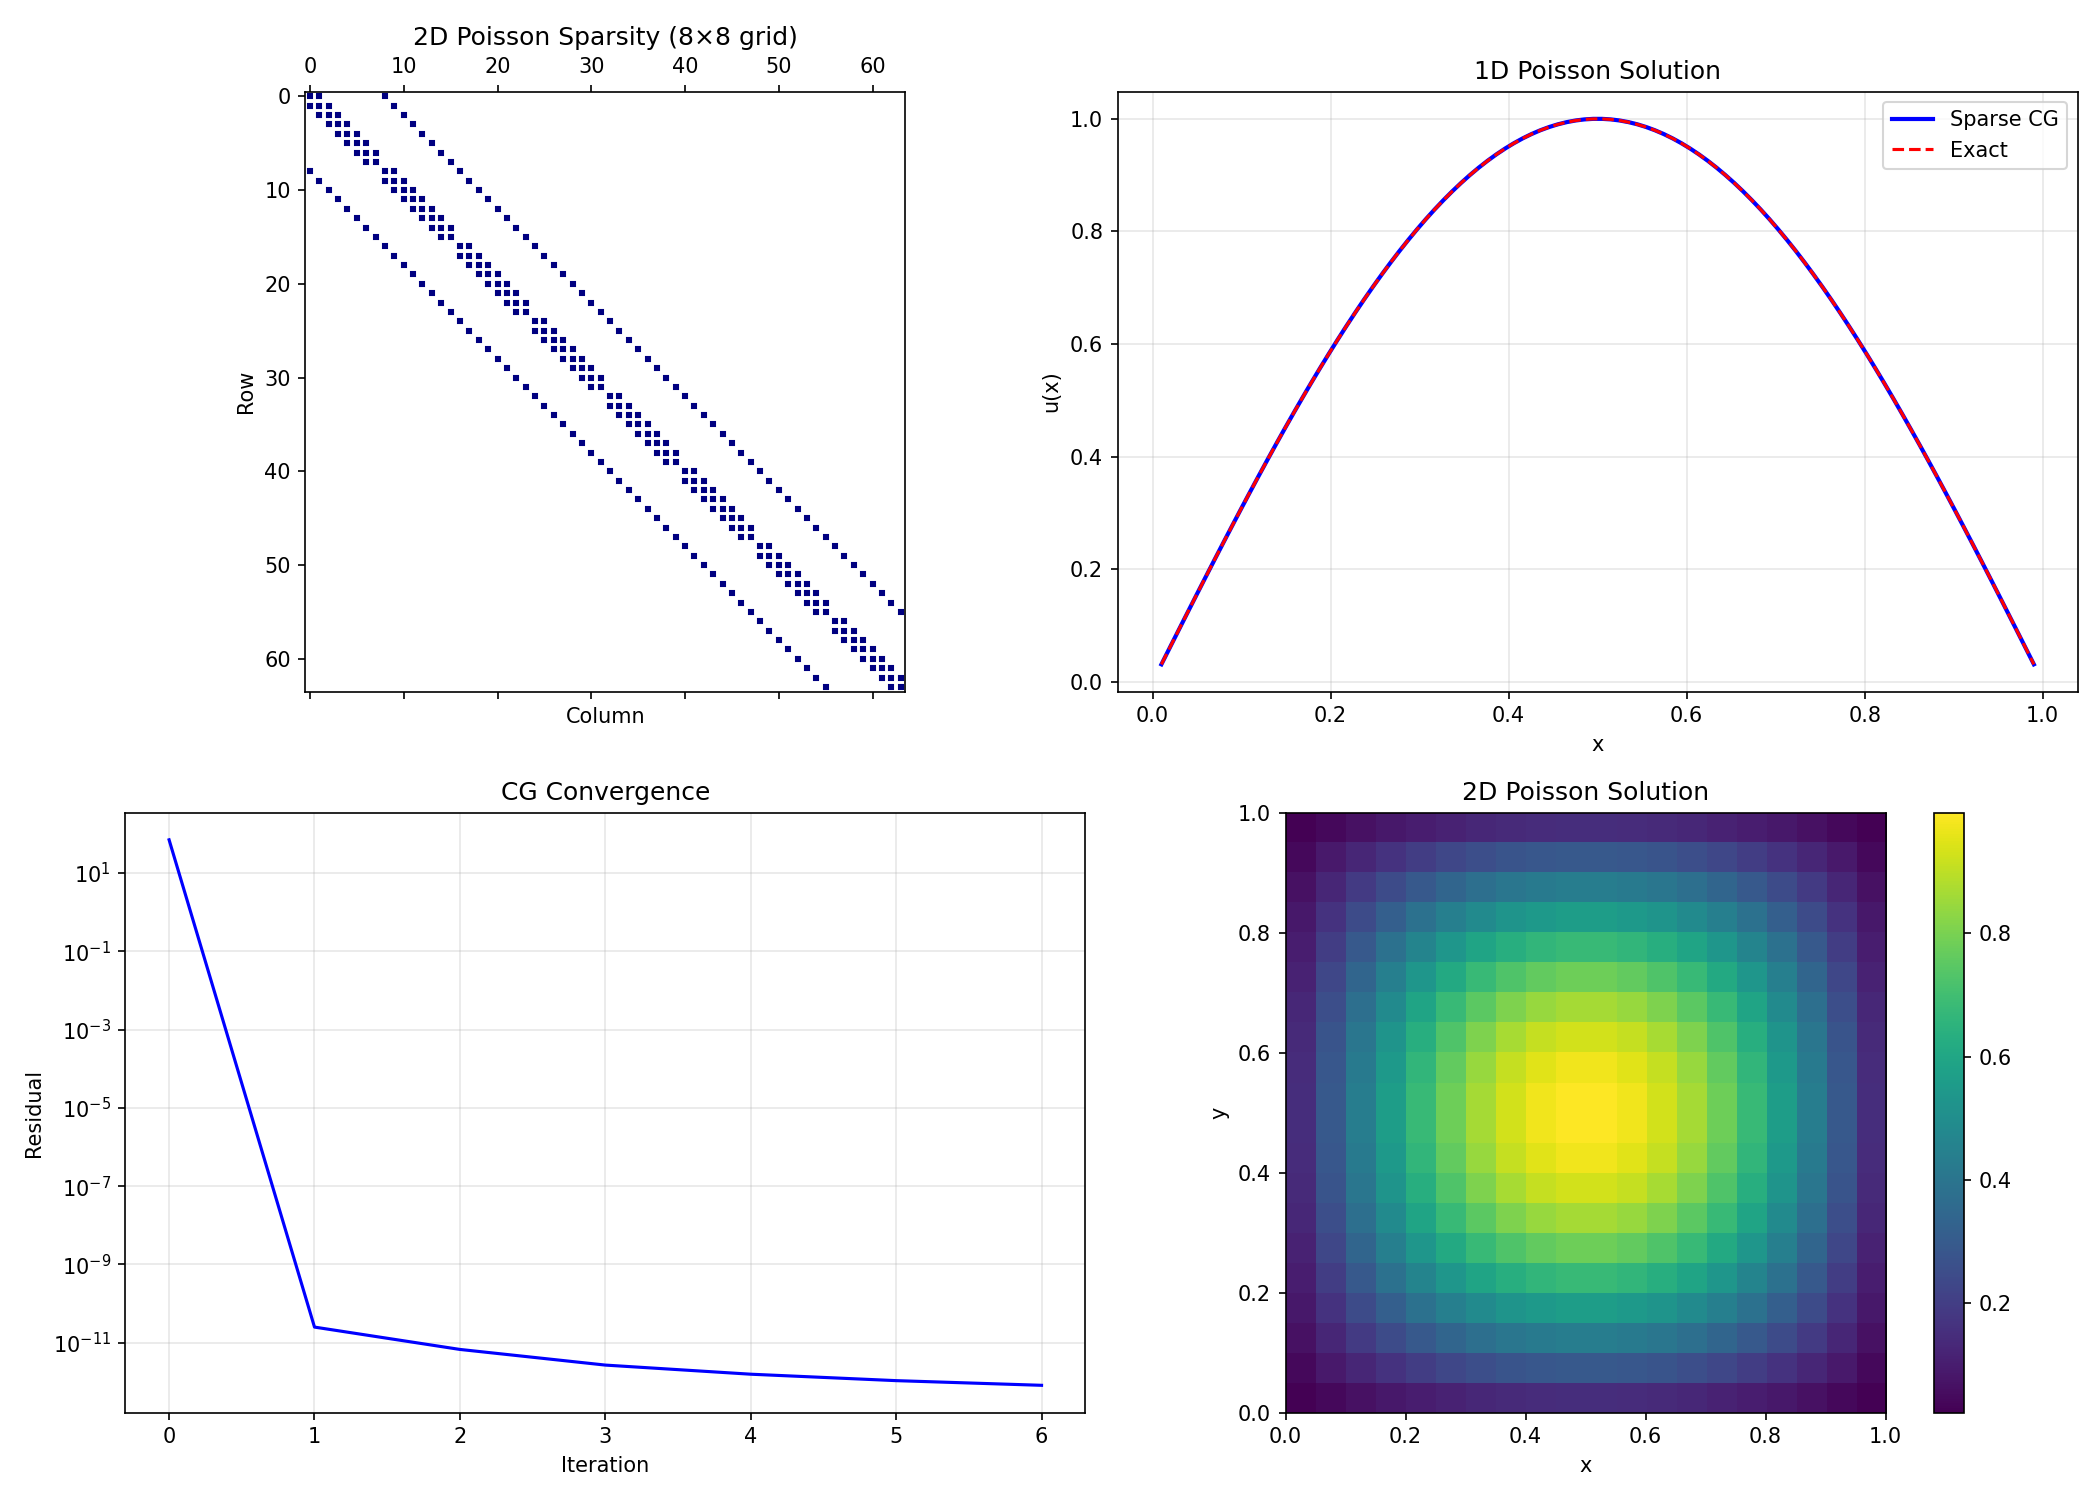

Recreate this plot in Python.
"""
Sparse Matrix Methods
======================
Efficient storage and operations for matrices where most entries are zero.

Real-world PDE discretizations produce matrices that are >99% zeros.
Storing and operating on only the non-zero entries is essential.

**Storage Formats:**

1. **COO (Coordinate)** — store (row, col, value) triplets
   - Easy to construct, inefficient for arithmetic
   
2. **CSR (Compressed Sparse Row)** — three arrays:
   - values: non-zero entries (row-major order)
   - col_indices: column index of each entry
   - row_ptr: index into values where each row starts
   Best for row slicing and matrix-vector products.
   
3. **CSC (Compressed Sparse Column)** — like CSR but column-major
   Best for column slicing.

**Key Operations:**
- SpMV (sparse matrix-vector): y = A·x  — O(nnz) instead of O(n²)
- Sparse direct solvers (LU with fill-reducing ordering)
- Iterative solvers (CG, GMRES) only need SpMV

**Fill-in:**
Direct factorization (LU, Cholesky) creates new non-zeros.
Reordering (Reverse Cuthill-McKee, nested dissection) minimizes fill.

Physics: FEM/FDM stiffness matrices, graph Laplacians, network problems.

Where to start:
━━━━━━━━━━━━━━
Understand COO format → convert to CSR → use spmv_csr() →
try sparse_cg() for solving systems.
"""

import numpy as np
import time


class SparseMatrixCOO:
    """
    Coordinate (COO) format sparse matrix.
    
    Store non-zeros as (row, col, value) triplets.
    Easy to build incrementally.
    """
    
    def __init__(self, shape):
        self.shape = shape
        self.rows = []
        self.cols = []
        self.data = []
    
    def add(self, row, col, value):
        """Add a non-zero entry."""
        if abs(value) > 0:
            self.rows.append(row)
            self.cols.append(col)
            self.data.append(value)
    
    @property
    def nnz(self):
        return len(self.data)
    
    def to_dense(self):
        """Convert to dense matrix."""
        A = np.zeros(self.shape)
        for r, c, v in zip(self.rows, self.cols, self.data):
            A[r, c] += v  # += handles duplicates
        return A
    
    def to_csr(self):
        """Convert to CSR format."""
        return SparseMatrixCSR.from_coo(self)
    
    def matvec(self, x):
        """Matrix-vector product y = A @ x."""
        y = np.zeros(self.shape[0])
        for r, c, v in zip(self.rows, self.cols, self.data):
            y[r] += v * x[c]
        return y


class SparseMatrixCSR:
    """
    Compressed Sparse Row (CSR) format.
    
    Three arrays:
    - data: non-zero values (sorted by row, then column)
    - col_idx: column index for each entry in data
    - row_ptr: row_ptr[i] = index in data where row i starts
               row_ptr[n] = nnz
    """
    
    def __init__(self, data, col_idx, row_ptr, shape):
        self.data = np.array(data, dtype=float)
        self.col_idx = np.array(col_idx, dtype=int)
        self.row_ptr = np.array(row_ptr, dtype=int)
        self.shape = shape
    
    @staticmethod
    def from_coo(coo):
        """Convert COO to CSR."""
        m, n = coo.shape
        nnz = coo.nnz
        
        # Sort by row, then column
        order = sorted(range(nnz), key=lambda k: (coo.rows[k], coo.cols[k]))
        
        data = [coo.data[k] for k in order]
        col_idx = [coo.cols[k] for k in order]
        rows_sorted = [coo.rows[k] for k in order]
        
        # Build row_ptr
        row_ptr = np.zeros(m + 1, dtype=int)
        for r in rows_sorted:
            row_ptr[r + 1] += 1
        row_ptr = np.cumsum(row_ptr)
        
        return SparseMatrixCSR(data, col_idx, row_ptr, (m, n))
    
    @staticmethod
    def from_dense(A, tol=1e-15):
        """Convert dense matrix to CSR."""
        m, n = A.shape
        data = []
        col_idx = []
        row_ptr = [0]
        
        for i in range(m):
            for j in range(n):
                if abs(A[i, j]) > tol:
                    data.append(A[i, j])
                    col_idx.append(j)
            row_ptr.append(len(data))
        
        return SparseMatrixCSR(data, col_idx, row_ptr, (m, n))
    
    @property
    def nnz(self):
        return len(self.data)
    
    def matvec(self, x):
        """
        Sparse matrix-vector product: y = A @ x.
        
        Complexity: O(nnz) instead of O(n²).
        """
        m = self.shape[0]
        y = np.zeros(m)
        
        for i in range(m):
            start = self.row_ptr[i]
            end = self.row_ptr[i + 1]
            for k in range(start, end):
                y[i] += self.data[k] * x[self.col_idx[k]]
        
        return y
    
    def to_dense(self):
        """Convert to dense matrix."""
        A = np.zeros(self.shape)
        for i in range(self.shape[0]):
            for k in range(self.row_ptr[i], self.row_ptr[i+1]):
                A[i, self.col_idx[k]] = self.data[k]
        return A
    
    def diagonal(self):
        """Extract diagonal entries."""
        n = min(self.shape)
        diag = np.zeros(n)
        for i in range(n):
            for k in range(self.row_ptr[i], self.row_ptr[i+1]):
                if self.col_idx[k] == i:
                    diag[i] = self.data[k]
                    break
        return diag
    
    def get(self, i, j):
        """Get entry A[i, j]."""
        for k in range(self.row_ptr[i], self.row_ptr[i+1]):
            if self.col_idx[k] == j:
                return self.data[k]
        return 0.0


def sparse_poisson_1d(N):
    """
    Build the 1D Poisson matrix (-u'' discretization) in CSR format.
    
    Tridiagonal: [-1, 2, -1] / h²
    This matrix has only 3N-2 non-zeros out of N² entries.
    """
    h = 1.0 / (N + 1)
    coo = SparseMatrixCOO((N, N))
    
    for i in range(N):
        coo.add(i, i, 2.0 / h**2)
        if i > 0:
            coo.add(i, i-1, -1.0 / h**2)
        if i < N-1:
            coo.add(i, i+1, -1.0 / h**2)
    
    return coo.to_csr()


def sparse_poisson_2d(Nx, Ny=None):
    """
    Build the 2D Poisson matrix using 5-point stencil.
    
    For an Nx×Ny grid, the matrix is (Nx·Ny) × (Nx·Ny).
    Only 5 non-zeros per row → nnz ≈ 5N out of N² entries.
    """
    if Ny is None:
        Ny = Nx
    N = Nx * Ny
    hx = 1.0 / (Nx + 1)
    hy = 1.0 / (Ny + 1)
    
    coo = SparseMatrixCOO((N, N))
    
    for j in range(Ny):
        for i in range(Nx):
            idx = j * Nx + i
            coo.add(idx, idx, 2.0/hx**2 + 2.0/hy**2)
            
            if i > 0:      coo.add(idx, idx-1, -1.0/hx**2)
            if i < Nx-1:   coo.add(idx, idx+1, -1.0/hx**2)
            if j > 0:      coo.add(idx, idx-Nx, -1.0/hy**2)
            if j < Ny-1:   coo.add(idx, idx+Nx, -1.0/hy**2)
    
    return coo.to_csr()


def sparse_cg(A_csr, b, x0=None, tol=1e-10, max_iter=None):
    """
    Conjugate Gradient using sparse matvec.
    
    Only requires A.matvec(x) — never touches dense matrix.
    """
    n = len(b)
    if x0 is None:
        x0 = np.zeros(n)
    if max_iter is None:
        max_iter = 2 * n
    
    x = x0.copy()
    r = b - A_csr.matvec(x)
    p = r.copy()
    rs_old = np.dot(r, r)
    
    residuals = [np.sqrt(rs_old)]
    
    for k in range(max_iter):
        Ap = A_csr.matvec(p)
        alpha = rs_old / np.dot(p, Ap)
        x = x + alpha * p
        r = r - alpha * Ap
        rs_new = np.dot(r, r)
        residuals.append(np.sqrt(rs_new))
        
        if np.sqrt(rs_new) < tol:
            return x, residuals
        
        p = r + (rs_new / rs_old) * p
        rs_old = rs_new
    
    return x, residuals


def bandwidth(A_csr):
    """Compute the bandwidth of a sparse matrix."""
    max_bw = 0
    for i in range(A_csr.shape[0]):
        for k in range(A_csr.row_ptr[i], A_csr.row_ptr[i+1]):
            bw = abs(i - A_csr.col_idx[k])
            max_bw = max(max_bw, bw)
    return max_bw


def rcm_ordering(A_csr):
    """
    Reverse Cuthill-McKee ordering — reduces bandwidth.
    
    BFS-based algorithm that produces a permutation minimizing
    the matrix bandwidth.
    """
    n = A_csr.shape[0]
    
    # Build adjacency list
    adj = [[] for _ in range(n)]
    for i in range(n):
        for k in range(A_csr.row_ptr[i], A_csr.row_ptr[i+1]):
            j = A_csr.col_idx[k]
            if j != i:
                adj[i].append(j)
    
    # Degree of each node
    degrees = [len(adj[i]) for i in range(n)]
    
    # Start from node with minimum degree
    visited = [False] * n
    result = []
    
    # Handle disconnected components
    while len(result) < n:
        # Find unvisited node with minimum degree
        start = -1
        min_deg = n + 1
        for i in range(n):
            if not visited[i] and degrees[i] < min_deg:
                min_deg = degrees[i]
                start = i
        
        # BFS from start
        queue = [start]
        visited[start] = True
        
        while queue:
            node = queue.pop(0)
            result.append(node)
            
            # Sort neighbors by degree
            neighbors = sorted([nb for nb in adj[node] if not visited[nb]],
                              key=lambda x: degrees[x])
            
            for nb in neighbors:
                if not visited[nb]:
                    visited[nb] = True
                    queue.append(nb)
    
    # Reverse
    result.reverse()
    return np.array(result)


# ============================================================
# Demo
# ============================================================
if __name__ == "__main__":
    print("=" * 60)
    print("SPARSE MATRIX METHODS DEMO")
    print("=" * 60)

    # --- 1D Poisson ---
    print("\n--- 1D Poisson (N=100) ---")
    N = 100
    A_csr = sparse_poisson_1d(N)
    print(f"Matrix size: {A_csr.shape}")
    print(f"Non-zeros:   {A_csr.nnz} / {N*N} ({100*A_csr.nnz/(N*N):.1f}%)")
    print(f"Bandwidth:   {bandwidth(A_csr)}")
    
    # Solve
    h = 1.0 / (N + 1)
    x_grid = np.linspace(h, 1-h, N)
    b = np.pi**2 * np.sin(np.pi * x_grid)
    
    x_sol, residuals = sparse_cg(A_csr, b, tol=1e-12)
    u_exact = np.sin(np.pi * x_grid)
    err = np.max(np.abs(x_sol - u_exact))
    print(f"CG converged in {len(residuals)} iters, max error = {err:.6e}")

    # --- 2D Poisson ---
    print("\n--- 2D Poisson (20×20 grid) ---")
    Nx = 20
    A_2d = sparse_poisson_2d(Nx)
    N_total = Nx * Nx
    print(f"Matrix size: {A_2d.shape}")
    print(f"Non-zeros:   {A_2d.nnz} / {N_total**2} ({100*A_2d.nnz/N_total**2:.2f}%)")
    
    # RHS
    h2 = 1.0 / (Nx + 1)
    b_2d = np.zeros(N_total)
    for j in range(Nx):
        for i in range(Nx):
            x_pt = (i+1) * h2
            y_pt = (j+1) * h2
            b_2d[j*Nx + i] = 2*np.pi**2 * np.sin(np.pi*x_pt) * np.sin(np.pi*y_pt)
    
    x_2d, res_2d = sparse_cg(A_2d, b_2d, tol=1e-10)
    print(f"CG converged in {len(res_2d)} iterations")

    # --- Timing: sparse vs dense ---
    print("\n--- Timing: Sparse vs Dense matvec ---")
    for N in [100, 500, 1000]:
        A_sp = sparse_poisson_1d(N)
        A_dense = A_sp.to_dense()
        x_test = np.random.randn(N)
        
        t0 = time.perf_counter()
        for _ in range(100):
            A_sp.matvec(x_test)
        t_sparse = (time.perf_counter() - t0) / 100
        
        t0 = time.perf_counter()
        for _ in range(100):
            A_dense @ x_test
        t_dense = (time.perf_counter() - t0) / 100
        
        sparsity = 100 * A_sp.nnz / N**2
        print(f"  N={N:5d}: sparse={t_sparse*1e6:.0f}μs, dense={t_dense*1e6:.0f}μs, "
              f"nnz%={sparsity:.1f}%")

    # --- RCM reordering ---
    print("\n--- Reverse Cuthill-McKee bandwidth reduction ---")
    N = 50
    A_sp = sparse_poisson_1d(N)
    bw_orig = bandwidth(A_sp)
    perm = rcm_ordering(A_sp)
    print(f"Original bandwidth: {bw_orig}")
    print(f"1D Poisson is already optimal (tridiagonal), bandwidth = 1")

    # For 2D case
    A_2d_10 = sparse_poisson_2d(10)
    bw_2d = bandwidth(A_2d_10)
    print(f"2D Poisson (10×10): bandwidth = {bw_2d}")

    # Plot
    try:
        import matplotlib.pyplot as plt
        
        fig, axes = plt.subplots(2, 2, figsize=(14, 10))
        
        # Sparsity pattern
        A_dense_small = sparse_poisson_2d(8).to_dense()
        axes[0, 0].spy(A_dense_small, markersize=2, color='navy')
        axes[0, 0].set_title('2D Poisson Sparsity (8×8 grid)')
        axes[0, 0].set_xlabel('Column')
        axes[0, 0].set_ylabel('Row')
        
        # 1D solution
        axes[0, 1].plot(x_grid, x_sol, 'b-', linewidth=2, label='Sparse CG')
        axes[0, 1].plot(x_grid, u_exact, 'r--', linewidth=1.5, label='Exact')
        axes[0, 1].set_xlabel('x')
        axes[0, 1].set_ylabel('u(x)')
        axes[0, 1].set_title('1D Poisson Solution')
        axes[0, 1].legend()
        axes[0, 1].grid(True, alpha=0.3)
        
        # CG convergence
        axes[1, 0].semilogy(residuals, 'b-')
        axes[1, 0].set_xlabel('Iteration')
        axes[1, 0].set_ylabel('Residual')
        axes[1, 0].set_title('CG Convergence')
        axes[1, 0].grid(True, alpha=0.3)
        
        # 2D solution
        u_2d = x_2d.reshape(Nx, Nx)
        c = axes[1, 1].imshow(u_2d, extent=[0, 1, 0, 1], origin='lower', cmap='viridis')
        plt.colorbar(c, ax=axes[1, 1])
        axes[1, 1].set_title('2D Poisson Solution')
        axes[1, 1].set_xlabel('x')
        axes[1, 1].set_ylabel('y')
        
        plt.tight_layout()
        plt.savefig("sparse_matrices.png", dpi=150)
        plt.show()
    except ImportError:
        print("(matplotlib not available)")
